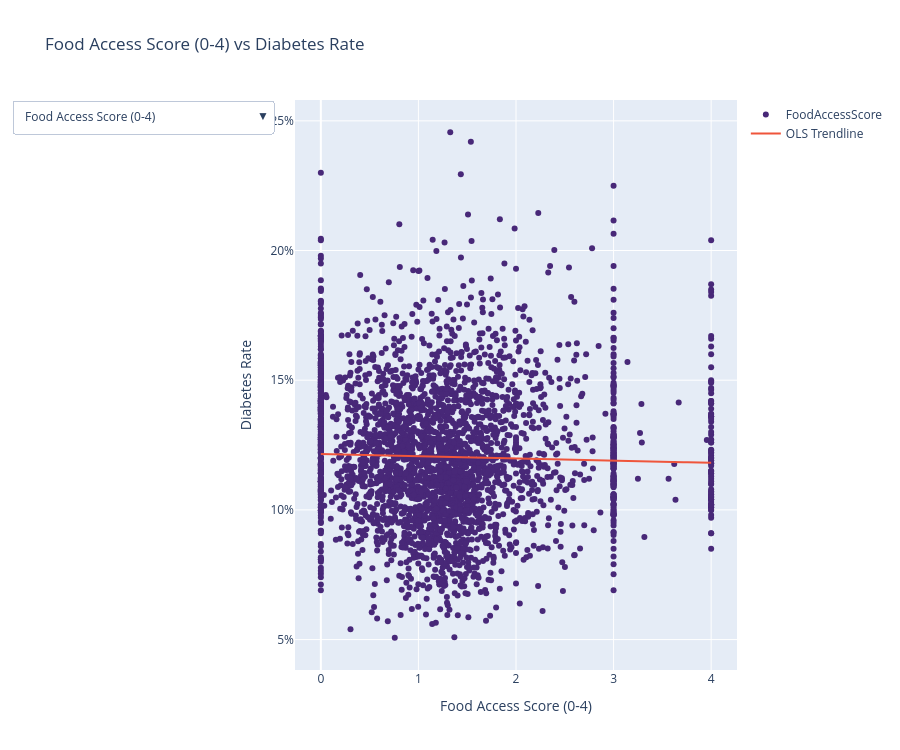

The cell this chart's notebook holds for it:
### Code cell
fig3.update_layout(
    updatemenus=[
        dict(
            buttons=buttons,
            direction="down",
            showactive=True
        )
    ],
    xaxis_title=labels[features[0]],
    yaxis_title="Diabetes Rate",
    yaxis_tickformat=".0%",
    title=f"{labels[features[0]]} vs Diabetes Rate",
    height = 750
)

fig3.show()
